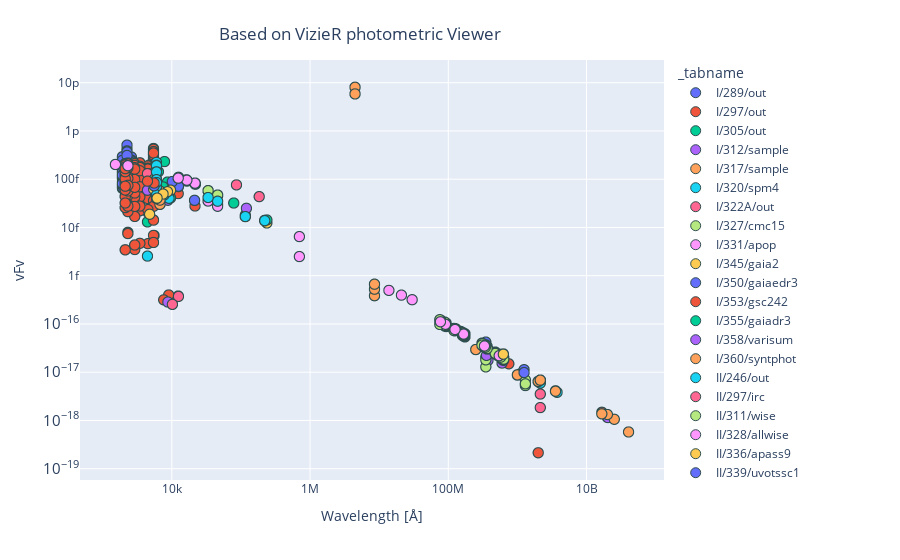

Write notebook code for a chart like this one.
### Code cell
query["nufnu"] = query["sed_freq"] * query["sed_flux"] * 1e-17
cc = 3e18
query["lambda"] = cc / query["sed_freq"] / 1e9
df_query = query.to_pandas()
fig = px.scatter(
    df_query,
    x="lambda",
    y="nufnu",
    log_x=True,
    log_y=True,
    color="_tabname",
)
fig.update_traces(
    marker={"size": 10, "line": {"width": 1, "color": "DarkSlateGrey"}},
    selector={"mode": "markers"},
)

fig.update_layout(
    xaxis_title="Wavelength [Å]",
    yaxis_title="vFv",
    title={
        "text": "Based on VizieR photometric Viewer",
        "y": 0.95,
        "x": 0.4,
        "xanchor": "center",
        "yanchor": "top",
    },
)

fig.show()
